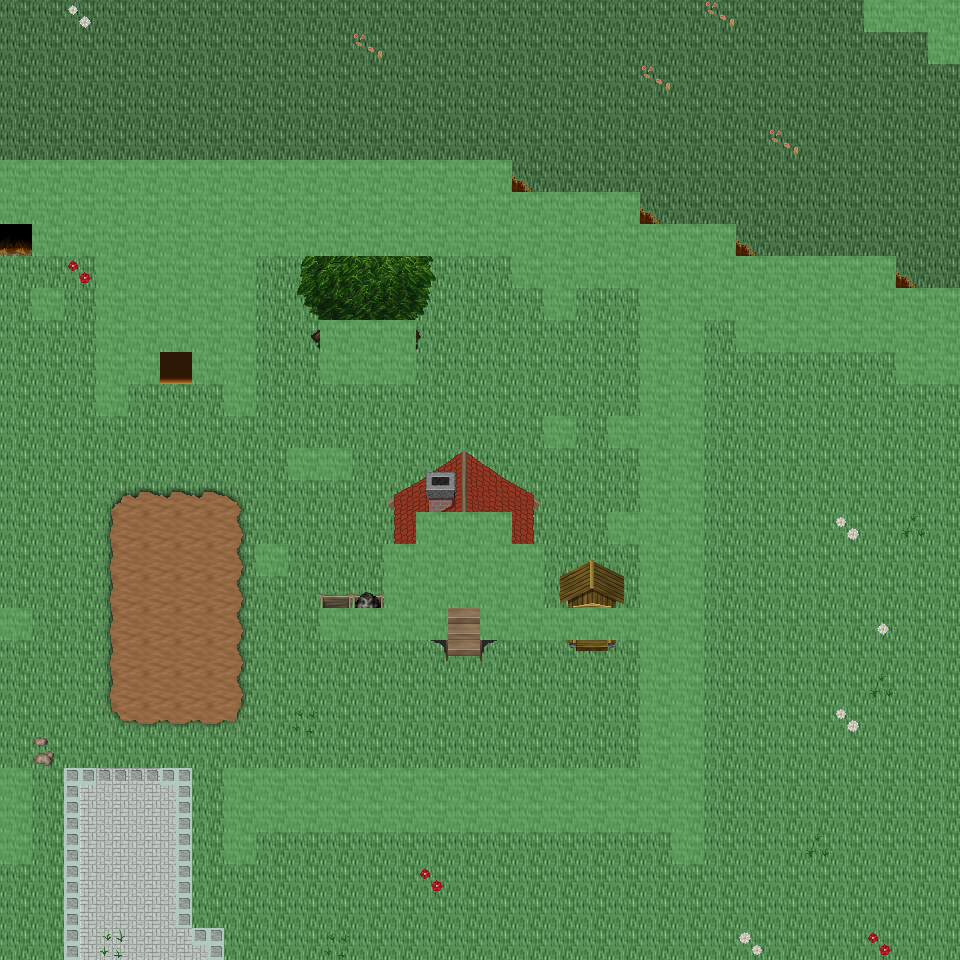

A level layout from a 2D game, rendered from its tile map. Below: a short description, then the map file with tile-grid data replaced by summaries:
An orthogonal 30x30 tile map with 32x32 px tiles, 6 tile layers (Ground, Object, Object2, Above, ...), 48 tilesets and 8 objects (8x mapExit).

<map version="1.0" orientation="orthogonal" renderorder="right-down" width="30" height="30" tilewidth="32" tileheight="32" nextobjectid="9">
  <tileset firstgid="1" name="tileset_ground_ground" tilewidth="32" tileheight="32" tilecount="33" columns="3">
    <image source="../drawable/tileset_ground_ground.png" width="96" height="352" />
  </tileset>
  <tileset firstgid="34" name="tileset_ground_ground_2" tilewidth="32" tileheight="32" tilecount="4" columns="4">
    <image source="../drawable/tileset_ground_ground_2.png" width="128" height="32" />
  </tileset>
  <tileset firstgid="38" name="tileset_ground_ridge_earth_dark" tilewidth="32" tileheight="32" tilecount="96" columns="12">
    <image source="../drawable/tileset_ground_ridge_earth_dark.png" width="384" height="256" />
  </tileset>
  <tileset firstgid="134" name="tileset_plant_grasses" tilewidth="32" tileheight="32" tilecount="6" columns="3">
    <image source="../drawable/tileset_plant_grasses.png" width="96" height="64" />
  </tileset>
  <tileset firstgid="140" name="tileset_plant_bush_bushes" tilewidth="32" tileheight="32" tilecount="10" columns="5">
    <image source="../drawable/tileset_plant_bush_bushes.png" width="160" height="64" />
  </tileset>
  <tileset firstgid="150" name="tileset_plant_flower_daisy_white" tilewidth="32" tileheight="32" tilecount="8" columns="2">
    <image source="../drawable/tileset_plant_flower_daisy_white.png" width="64" height="128" />
  </tileset>
  <tileset firstgid="158" name="tileset_building_fence_fence_chunky" tilewidth="32" tileheight="32" tilecount="21" columns="3">
    <image source="../drawable/tileset_building_fence_fence_chunky.png" width="96" height="224" />
  </tileset>
  <tileset firstgid="179" name="tileset_ground_rock_rocks_2" tilewidth="32" tileheight="32" tilecount="4" columns="2">
    <image source="../drawable/tileset_ground_rock_rocks_2.png" width="64" height="64" />
  </tileset>
  <tileset firstgid="183" name="tileset_building_roof_green" tilewidth="32" tileheight="32" tilecount="20" columns="5">
    <image source="../drawable/tileset_building_roof_green.png" width="160" height="128" />
  </tileset>
  <tileset firstgid="203" name="tileset_building_wall_wall_brown" tilewidth="32" tileheight="32" tilecount="12" columns="3">
    <image source="../drawable/tileset_building_wall_wall_brown.png" width="96" height="128" />
  </tileset>
  <tileset firstgid="215" name="tileset_plant_flower_daisy_red" tilewidth="32" tileheight="32" tilecount="8" columns="2">
    <image source="../drawable/tileset_plant_flower_daisy_red.png" width="64" height="128" />
  </tileset>
  <tileset firstgid="223" name="tileset_item_corpse_huge_animal" tilewidth="32" tileheight="32" tilecount="16" columns="2">
    <image source="../drawable/tileset_item_corpse_huge_animal.png" width="64" height="256" />
  </tileset>
  <tileset firstgid="239" name="tileset_plant_stump_rectangular" tilewidth="32" tileheight="32" tilecount="4" columns="2">
    <image source="../drawable/tileset_plant_stump_rectangular.png" width="64" height="64" />
  </tileset>
  <tileset firstgid="243" name="tileset_ground_rock_pebbles" tilewidth="32" tileheight="32" tilecount="3" columns="1">
    <image source="../drawable/tileset_ground_rock_pebbles.png" width="32" height="96" />
  </tileset>
  <tileset firstgid="246" name="tileset_plant_tree_tree_green" tilewidth="32" tileheight="32" tilecount="88" columns="8">
    <image source="../drawable/tileset_plant_tree_tree_green.png" width="256" height="352" />
  </tileset>
  <tileset firstgid="334" name="tileset_item_pot_dark_barrel" tilewidth="32" tileheight="32" tilecount="2" columns="1">
    <image source="../drawable/tileset_item_pot_dark_barrel.png" width="32" height="64" />
  </tileset>
  <tileset firstgid="336" name="tileset_plant_leaves" tilewidth="32" tileheight="32" tilecount="8" columns="4">
    <image source="../drawable/tileset_plant_leaves.png" width="128" height="64" />
  </tileset>
  <tileset firstgid="344" name="tileset_item_statue_cross" tilewidth="32" tileheight="32" tilecount="1" columns="1">
    <image source="../drawable/tileset_item_statue_cross.png" width="32" height="32" />
  </tileset>
  <tileset firstgid="345" name="tileset_ground_ladder_vertical_dark" tilewidth="32" tileheight="32" tilecount="3" columns="3">
    <image source="../drawable/tileset_ground_ladder_vertical_dark.png" width="96" height="32" />
  </tileset>
  <tileset firstgid="348" name="tileset_furniture_light_dark_torch" tilewidth="32" tileheight="32" tilecount="8" columns="2">
    <image source="../drawable/tileset_furniture_light_dark_torch.png" width="64" height="128" />
  </tileset>
  <tileset firstgid="356" name="tileset_building_door_door_n" tilewidth="32" tileheight="32" tilecount="6" columns="3">
    <image source="../drawable/tileset_building_door_door_n.png" width="96" height="64" />
  </tileset>
  <tileset firstgid="362" name="tileset_building_window_window_long" tilewidth="32" tileheight="32" tilecount="3" columns="3">
    <image source="../drawable/tileset_building_window_window_long.png" width="96" height="32" />
  </tileset>
  <tileset firstgid="365" name="tileset_building_roof_yellow" tilewidth="32" tileheight="32" tilecount="20" columns="5">
    <image source="../drawable/tileset_building_roof_yellow.png" width="160" height="128" />
  </tileset>
  <tileset firstgid="385" name="tileset_plant_vine" tilewidth="32" tileheight="32" tilecount="3" columns="1">
    <image source="../drawable/tileset_plant_vine.png" width="32" height="96" />
  </tileset>
  <tileset firstgid="388" name="tileset_logic_portal" tilewidth="32" tileheight="32" tilecount="24" columns="8">
    <image source="../drawable/tileset_logic_portal.png" width="256" height="96" />
  </tileset>
  <tileset firstgid="412" name="tileset_logic_collision" tilewidth="32" tileheight="32" tilecount="1" columns="1">
    <image source="../drawable/tileset_logic_collision.png" width="32" height="32" />
  </tileset>
  <tileset firstgid="413" name="tileset_logic_protection" tilewidth="32" tileheight="32" tilecount="2" columns="2">
    <image source="../drawable/tileset_logic_protection.png" width="64" height="32" />
  </tileset>
  <tileset firstgid="415" name="tileset_ground_green_paving" tilewidth="32" tileheight="32" tilecount="18" columns="3">
    <image source="../drawable/tileset_ground_green_paving.png" width="96" height="192" />
  </tileset>
  <tileset firstgid="433" name="tileset_ground_grass_2" tilewidth="32" tileheight="32" tilecount="21" columns="3">
    <image source="../drawable/tileset_ground_grass_2.png" width="96" height="224" />
  </tileset>
  <tileset firstgid="454" name="tileset_ground_earth_edges" tilewidth="32" tileheight="32" tilecount="18" columns="6">
    <image source="../drawable/tileset_ground_earth_edges.png" width="192" height="96" />
  </tileset>
  <tileset firstgid="472" name="tileset_ground_grass_corners" tilewidth="32" tileheight="32" tilecount="24" columns="6">
    <image source="../drawable/tileset_ground_grass_corners.png" width="192" height="128" />
  </tileset>
  <tileset firstgid="496" name="tileset_ground_earth_edges_yellowgreen" tilewidth="32" tileheight="32" tilecount="15" columns="5">
    <image source="../drawable/tileset_ground_earth_edges_yellowgreen.png" width="160" height="96" />
  </tileset>
  <tileset firstgid="511" name="tileset_ground_water_pool" tilewidth="32" tileheight="32" tilecount="72" columns="3">
    <image source="../drawable/tileset_ground_water_pool.png" width="96" height="768" />
  </tileset>
  <tileset firstgid="583" name="tileset_building_house_pink_blue" tilewidth="32" tileheight="32" tilecount="99" columns="11">
    <image source="../drawable/tileset_building_house_pink_blue.png" width="352" height="288" />
  </tileset>
  <tileset firstgid="682" name="tileset_plant_flower_foxgloves" tilewidth="32" tileheight="32" tilecount="4" columns="2">
    <image source="../drawable/tileset_plant_flower_foxgloves.png" width="64" height="64" />
  </tileset>
  <tileset firstgid="686" name="tileset_plant_tree_evergreen" tilewidth="32" tileheight="32" tilecount="36" columns="3">
    <image source="../drawable/tileset_plant_tree_evergreen.png" width="96" height="384" />
  </tileset>
  <tileset firstgid="722" name="tileset_plant_tree_spruce" tilewidth="32" tileheight="32" tilecount="6" columns="2">
    <image source="../drawable/tileset_plant_tree_spruce.png" width="64" height="96" />
  </tileset>
  <tileset firstgid="728" name="tileset_plant_bush_large_green" tilewidth="32" tileheight="32" tilecount="9" columns="3">
    <image source="../drawable/tileset_plant_bush_large_green.png" width="96" height="96" />
  </tileset>
  <tileset firstgid="737" name="tileset_plant_stump_hollow_logs" tilewidth="32" tileheight="32" tilecount="6" columns="3">
    <image source="../drawable/tileset_plant_stump_hollow_logs.png" width="96" height="64" />
  </tileset>
  <tileset firstgid="743" name="tileset_plant_stump_small_stump" tilewidth="32" tileheight="32" tilecount="4" columns="2">
    <image source="../drawable/tileset_plant_stump_small_stump.png" width="64" height="64" />
  </tileset>
  <tileset firstgid="747" name="tileset_plant_bush_bush_pinks" tilewidth="32" tileheight="32" tilecount="4" columns="2">
    <image source="../drawable/tileset_plant_bush_bush_pinks.png" width="64" height="64" />
  </tileset>
  <tileset firstgid="751" name="tileset_building_outhouse" tilewidth="32" tileheight="32" tilecount="12" columns="3">
    <image source="../drawable/tileset_building_outhouse.png" width="96" height="128" />
  </tileset>
  <tileset firstgid="763" name="tileset_item_pot_wooden_bins" tilewidth="32" tileheight="32" tilecount="4" columns="2">
    <image source="../drawable/tileset_item_pot_wooden_bins.png" width="64" height="64" />
  </tileset>
  <tileset firstgid="767" name="tileset_ground_dry_grass" tilewidth="32" tileheight="32" tilecount="54" columns="9">
    <image source="../drawable/tileset_ground_dry_grass.png" width="288" height="192" />
  </tileset>
  <tileset firstgid="821" name="tileset_ground_grass_edges" tilewidth="32" tileheight="32" tilecount="36" columns="12">
    <image source="../drawable/tileset_ground_grass_edges.png" width="384" height="96" />
  </tileset>
  <tileset firstgid="857" name="tileset_light_light_1x1" tilewidth="32" tileheight="32" tilecount="3" columns="3">
    <image source="../drawable/tileset_light_light_1x1.png" width="96" height="32" />
  </tileset>
  <tileset firstgid="860" name="tileset_building_huts" tilewidth="32" tileheight="32" tilecount="338" columns="26">
    <image source="../drawable/tileset_building_huts.png" width="832" height="416" />
  </tileset>
  <tileset firstgid="1198" name="tileset_light_door_light" tilewidth="32" tileheight="32" tilecount="12" columns="3">
    <image source="../drawable/tileset_light_door_light.png" width="96" height="128" />
  </tileset>
  <layer name="Ground" width="30" height="30">
    <data>[900 cells, 900 non-empty, 6 distinct tile ids]</data>
  </layer>
  <layer name="Object" width="30" height="30">
    <data>[900 cells, 265 non-empty, 77 distinct tile ids]</data>
  </layer>
  <layer name="Object2" width="30" height="30">
    <data>[900 cells, 19 non-empty, 18 distinct tile ids]</data>
  </layer>
  <layer name="Above" width="30" height="30">
    <data>[900 cells, 58 non-empty, 57 distinct tile ids]</data>
  </layer>
  <layer name="Above2" width="30" height="30">
    <data>[900 cells, 5 non-empty, 5 distinct tile ids]</data>
  </layer>
  <layer name="Walkable" width="30" height="30">
    <data>[900 cells, 214 non-empty, 1 distinct tile ids]</data>
  </layer>
  <objectgroup name="MapEvents">
    <object id="1" name="north" type="mapExit" x="0" y="0" width="864" height="32">
      <properties>
        <property name="map" value="level_0_x122_y10" />
        <property name="x" value="0" />
        <property name="y" value="28" />
      </properties>
    </object>
    <object id="2" name="south" type="mapExit" x="0" y="928" width="960" height="32">
      <properties>
        <property name="map" value="level_0_x122_y12" />
        <property name="x" value="0" />
        <property name="y" value="1" />
      </properties>
    </object>
    <object id="3" name="west" type="mapExit" x="0" y="0" width="32" height="160">
      <properties>
        <property name="map" value="level_0_x121_y11" />
        <property name="x" value="28" />
        <property name="y" value="0" />
      </properties>
    </object>
    <object id="4" name="west2" type="mapExit" x="0" y="224" width="32" height="384">
      <properties>
        <property name="map" value="level_0_x121_y11" />
        <property name="x" value="28" />
        <property name="y" value="7" />
      </properties>
    </object>
    <object id="5" name="west3" type="mapExit" x="0" y="640" width="32" height="128">
      <properties>
        <property name="map" value="level_0_x121_y11" />
        <property name="x" value="28" />
        <property name="y" value="20" />
      </properties>
    </object>
    <object id="6" name="west4" type="mapExit" x="0" y="864" width="32" height="96">
      <properties>
        <property name="map" value="level_0_x121_y11" />
        <property name="x" value="28" />
        <property name="y" value="27" />
      </properties>
    </object>
    <object id="7" name="east" type="mapExit" x="928" y="64" width="32" height="224">
      <properties>
        <property name="map" value="level_0_x123_y11" />
        <property name="x" value="1" />
        <property name="y" value="2" />
      </properties>
    </object>
    <object id="8" name="east2" type="mapExit" x="928" y="384" width="32" height="576">
      <properties>
        <property name="map" value="level_0_x123_y11" />
        <property name="x" value="1" />
        <property name="y" value="12" />
      </properties>
    </object>
  </objectgroup>
</map>
